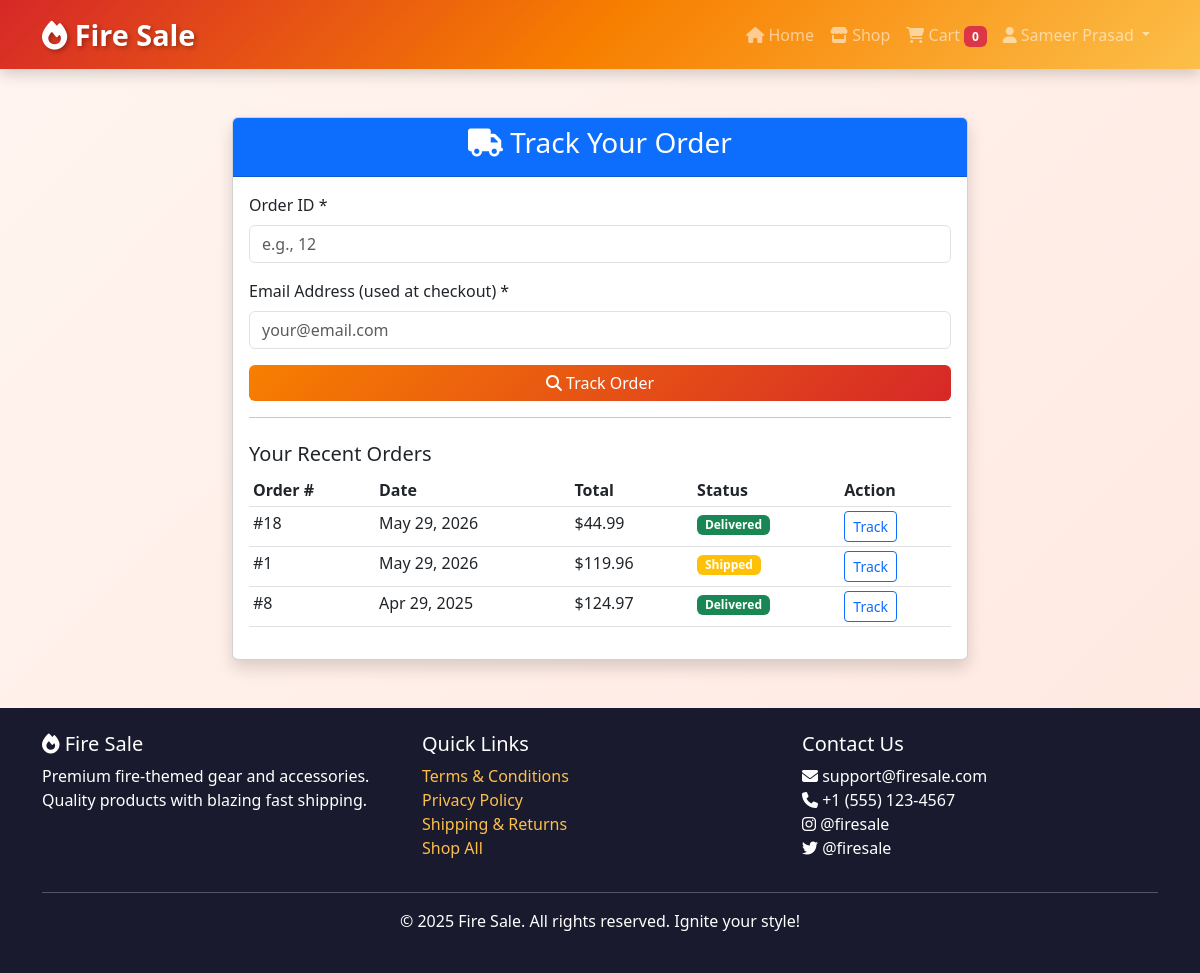
The app's page /order_tracking.php (signed in) with its own data.
### tables this page shows
CREATE TABLE `orders` (
  `order_id` int(11) NOT NULL,
  `order_date` datetime DEFAULT current_timestamp(),
  `customer_id` int(11) DEFAULT NULL,
  `total_amount` decimal(10,2) NOT NULL,
  `shipping_address` text NOT NULL,
  `billing_address` text NOT NULL,
  `email` varchar(100) NOT NULL,
  `phone` varchar(20) NOT NULL,
  `order_status` varchar(50) DEFAULT 'pending',
  `tracking_number` varchar(100) DEFAULT NULL,
  `guest_checkout` tinyint(4) DEFAULT 0
);

### includes/config.php (called while the page is built, shortened)
<?php
function isLoggedIn() {
    return isset($_SESSION['customer_id']);
}
?>

### order_tracking.php (the view, shortened to what this page needs)
<?php
include 'includes/config.php';
include 'includes/header.php';
$tracking_result = null;
if (isLoggedIn() && !$tracking_result && !isset($_GET['order_id'])) {
    $customer_id = $_SESSION['customer_id'];
    $orders_query = "SELECT order_id, order_date, total_amount, order_status, tracking_number
                     FROM orders
                     WHERE customer_id = $customer_id
                     ORDER BY order_date DESC
                     LIMIT 10";
    $recent_orders = mysqli_query($conn, $orders_query);
}
?>
<div class="container py-5">
    <div class="row justify-content-center">
        <div class="col-md-8">
            <div class="card shadow">
                <div class="card-header bg-primary text-white text-center">
                    <h3><i class="fas fa-truck"></i> Track Your Order</h3>
                </div>
                <div class="card-body">
                    <?php if ($tracking_result): ?>
                        <div class="tracking-details">
                            <h4 class="text-center">Order #<?php echo $tracking_result['order_id']; ?></h4>
                            <p class="text-center text-muted">Placed on <?php echo date('F j, Y', strtotime($tracking_result['order_date'])); ?></p>
                            <div class="status-timeline mb-4">
                                <?php
                                $statuses = ['pending', 'processing', 'shipped', 'delivered'];
                                $current_status = $tracking_result['order_status'];
                                $current_index = array_search($current_status, $statuses);
                                ?>
                                <div class="d-flex justify-content-between">
                                    <div class="text-center <?php echo $current_index >= 0 ? 'text-success' : 'text-muted'; ?>">
                                        <i class="fas fa-clock fa-2x"></i>
                                        <p>Pending</p>
                                    </div>
                                    <div class="text-center <?php echo $current_index >= 1 ? 'text-success' : 'text-muted'; ?>">
                                        <i class="fas fa-cogs fa-2x"></i>
                                        <p>Processing</p>
                                    </div>
                                    <div class="text-center <?php echo $current_index >= 2 ? 'text-success' : 'text-muted'; ?>">
                                        <i class="fas fa-shipping-fast fa-2x"></i>
                                        <p>Shipped</p>
                                    </div>
                                    <div class="text-center <?php echo $current_index >= 3 ? 'text-success' : 'text-muted'; ?>">
                                        <i class="fas fa-check-circle fa-2x"></i>
                                        <p>Delivered</p>
                                    </div>
                                </div>
                                <div class="progress mt-2">
                                    <div class="progress-bar bg-success" role="progressbar"
                                         style="width: <?php echo (($current_index + 1) / count($statuses)) * 100; ?>%"></div>
                                </div>
                            </div>
                            <hr>
                            <div class="row">
                                <div class="col-md-6">
                                    <h6>Order Status</h6>
                                    <span class="badge bg-<?php
                                        echo $tracking_result['order_status'] == 'delivered' ? 'success' :
                                            ($tracking_result['order_status'] == 'cancelled' ? 'danger' : 'warning');
                                    ?> p-2">
                                        <?php echo ucfirst($tracking_result['order_status']); ?>
                                    </span>
                                </div>
                                <div class="col-md-6">
                                    <h6>Tracking Number</h6>
                                    <p><?php echo $tracking_result['tracking_number'] ?: 'Not yet assigned'; ?></p>
                                </div>
                            </div>
                            <div class="row">
                                <div class="col-md-6">
                                    <h6>Total Amount</h6>
                                    <p class="price">$<?php echo number_format($tracking_result['total_amount'], 2); ?></p>
                                </div>
                                <div class="col-md-6">
                                    <h6>Items</h6>
                                    <p><?php echo $tracking_result['item_count']; ?> product(s)</p>
                                </div>
                            </div>
                            <div class="mt-3">
                                <h6>Shipping Address</h6>
                                <p><?php echo nl2br(htmlspecialchars($tracking_result['shipping_address'])); ?></p>
                            </div>
                            <div class="text-center mt-4">
                                <a href="catalog.php" class="btn btn-outline-primary">Continue Shopping</a>
                                <?php if ($tracking_result['order_status'] == 'delivered'): ?>
                                    <button class="btn btn-success" onclick="alert('Thanks for shopping with Fire Sale! Leave a review on our products.')">
                                        <i class="fas fa-star"></i> Rate Your Purchase
                                    </button>
                                <?php endif; ?>
                            </div>
                        </div>
                    <?php else: ?>
                        <form method="POST" action="order_tracking.php">
                            <div class="mb-3">
                                <label for="order_id" class="form-label">Order ID *</label>
                                <input type="number" name="order_id" id="order_id" class="form-control"
                                       placeholder="e.g., 12" required value="<?php echo isset($_GET['order_id']) ? (int)$_GET['order_id'] : ''; ?>">
                            </div>
                            <div class="mb-3">
                                <label for="email" class="form-label">Email Address (used at checkout) *</label>
                                <input type="email" name="email" id="email" class="form-control"
                                       placeholder="your@email.com" required>
                            </div>
                            <button type="submit" name="track" class="btn btn-primary w-100">
                                <i class="fas fa-search"></i> Track Order
                            </button>
                        </form>
                        <?php if (isLoggedIn() && isset($recent_orders) && mysqli_num_rows($recent_orders) > 0): ?>
                            <hr>
                            <h5 class="mt-4">Your Recent Orders</h5>
                            <div class="table-responsive">
                                <table class="table table-sm">
                                    <thead>
                                        <tr>
                                            <th>Order #</th>
                                            <th>Date</th>
                                            <th>Total</th>
                                            <th>Status</th>
                                            <th>Action</th>
                                        </tr>
                                    </thead>
                                    <tbody>
                                        <?php while ($order = mysqli_fetch_assoc($recent_orders)): ?>
                                        <tr>
                                            <td>#<?php echo $order['order_id']; ?></td>
                                            <td><?php echo date('M d, Y', strtotime($order['order_date'])); ?></td>
                                            <td>$<?php echo number_format($order['total_amount'], 2); ?></td>
                                            <td>
                                                <span class="badge bg-<?php
                                                    echo $order['order_status'] == 'delivered' ? 'success' :
                                                        ($order['order_status'] == 'cancelled' ? 'danger' : 'warning');
                                                ?>">
                                                    <?php echo ucfirst($order['order_status']); ?>
                                                </span>
                                            </td>
                                            <td>
                                                <a href="order_tracking.php?order_id=<?php echo $order['order_id']; ?>" class="btn btn-sm btn-outline-primary">
                                                    Track
                                                </a>
                                            </td>
                                        </tr>
                                        <?php endwhile; ?>
                                    </tbody>
                                </table>
                            </div>
                        <?php endif; ?>
                    <?php endif; ?>
                </div>
            </div>
        </div>
    </div>
</div>
<?php include 'includes/footer.php'; ?>

### assets/css/style.css (style rules this page uses)
:root { --fire-red: #e63946; --fire-orange: #f4a261; --fire-yellow: #e9c46a; --dark-bg: #1a1a2e; }
body { background: linear-gradient(135deg, #fff5f0 0%, #ffe8e0 100%); min-height: 100vh; font-family: 'Segoe UI', Tahoma, Geneva, Verdana, sans-serif; }
.btn-primary { background: linear-gradient(135deg, #f77f00, #d62828); border: none; transition: transform 0.3s; }

### records on screen
orders: order_id "18", order_date "May 29, 2026", total_amount "44.99", order_status "Delivered"
orders: order_id "1", order_date "May 29, 2026", total_amount "119.96", order_status "Shipped"
orders: order_id "8", order_date "Apr 29, 2025", total_amount "124.97", order_status "Delivered"

### other values on screen
getCartCount() "0"
$_SESSION['customer_name'] "Sameer Prasad"
